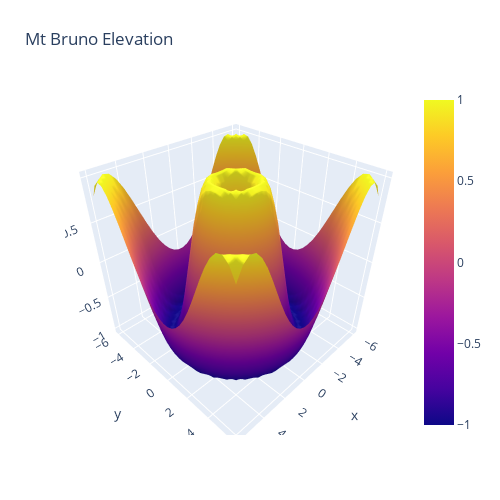

Notebook code for this chart:
### Code cell
import plotly.graph_objects as go
import pandas as pd
import numpy as np
fig = go.Figure(data=[go.Surface(z=Z, x=X, y=Y)])
fig.update_layout(title='Mt Bruno Elevation', autosize=False, width=500, height=500, margin=dict(l=65, r=50, b=65, t=90))
fig.show()

### Figure 1 — Plotly figure (JSON) as saved in the notebook; plotly's stock layout.template omitted (floating-point values rounded to 4 significant figures; data arrays with more than 128 entries replaced by an {"elided": "..."} marker saying what was removed)
{"data": [{"type": "surface", "x": {"elided": "30x30 float values"}, "y": {"elided": "30x30 float values"}, "z": {"elided": "30x30 float values"}}], "layout": {"autosize": false, "height": 500, "margin": {"b": 65, "l": 65, "r": 50, "t": 90}, "title": {"text": "Mt Bruno Elevation"}, "width": 500}}
